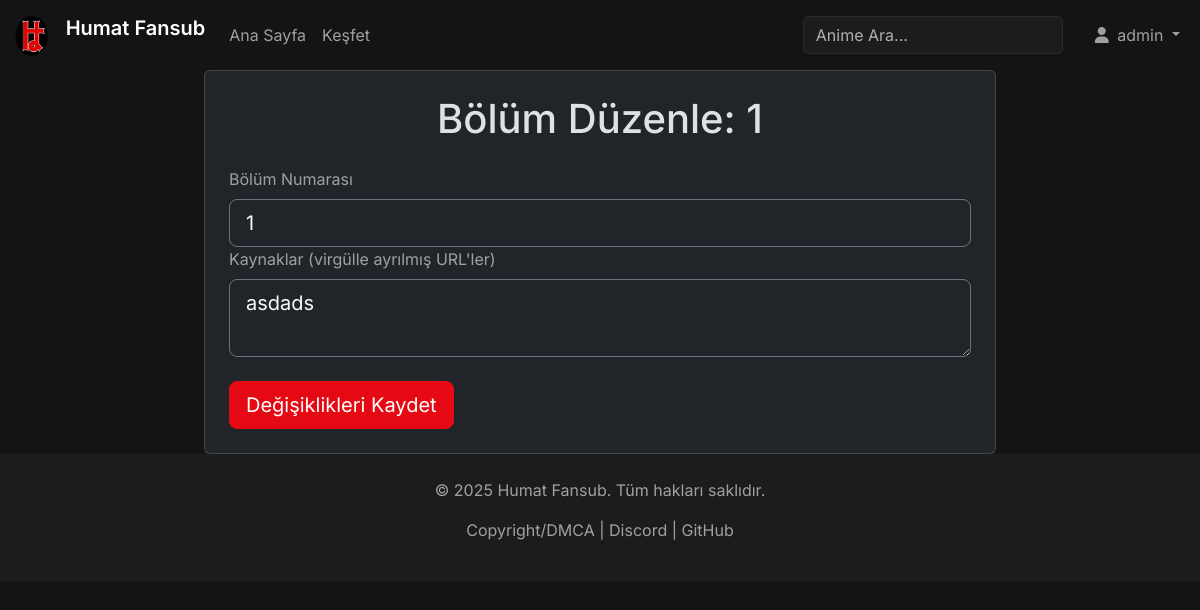
Screenshot of /edit_episode/1 (signed in) with the database file from the repository.
### models.py (models this page shows, shortened)
class User(db.Model):
    id = db.Column(db.Integer, primary_key=True)
    username = db.Column(db.String(80), unique=True, nullable=False)
    password = db.Column(db.String(200), nullable=False)
    can_delete = db.Column(db.Boolean, default=False)
    can_edit = db.Column(db.Boolean, default=False)
    can_add_user = db.Column(db.Boolean, default=False)
    logs = db.relationship('Log', backref='user', lazy=True)
    watchlist_animes = db.relationship('Anime', secondary=watchlist, lazy='subquery',
        backref=db.backref('watchlisted_by', lazy=True))
    ratings = db.relationship('Rating', backref='user', lazy=True)

class Episode(db.Model):
    id = db.Column(db.Integer, primary_key=True)
    number = db.Column(db.Integer, nullable=False)
    sources = db.Column(db.Text, nullable=False)
    anime_id = db.Column(db.Integer, db.ForeignKey('anime.id'), nullable=False)

### app.py (the view, shortened to what this page needs)
@app.route('/edit_episode/<int:episode_id>', methods=['GET', 'POST'])
@login_required
def edit_episode(episode_id):
    if not current_user.can_edit:
        flash('Bu işlemi gerçekleştirme yetkiniz yok.', 'danger')
        return redirect(url_for('anime', anime_id=Episode.query.get_or_404(episode_id).anime_id))
    episode = Episode.query.get_or_404(episode_id)
    form = EpisodeForm()
    form.number.data = episode.number
    form.sources.data = episode.sources
    return render_template('edit_episode.html', form=form, episode=episode)

### forms.py
class EpisodeForm(FlaskForm):
    number = StringField('Bölüm Numarası', validators=[DataRequired()])
    sources = TextAreaField("Kaynaklar (virgülle ayrılmış URL'ler)", validators=[DataRequired()])
    submit = SubmitField('Bölüm Ekle')

### app.py (called while the page is built)
@login_manager.user_loader
def load_user(user_id):
    return User.query.get(int(user_id))

### templates/edit_episode.html (shortened to what this page needs)
{% extends "base.html" %}
{% block content %}
<div class="row justify-content-center">
    <div class="col-md-8">
        <div class="card p-4">
            <h1 class="text-center mb-4">Bölüm Düzenle: {{ episode.number }}</h1>
            <form method="POST">
                <div class="form-group">
                    {{ form.number.label(class="form-label") }}
                    {{ form.number(class="form-control form-control-lg bg-dark text-light border-secondary", id="number") }}
                </div>
                <div class="form-group">
                    {{ form.sources.label(class="form-label") }}
                    {{ form.sources(class="form-control form-control-lg bg-dark text-light border-secondary", id="sources") }}
                </div>
                <div class="form-group mt-4">
                    <button type="submit" class="btn btn-primary btn-block btn-lg">Değişiklikleri Kaydet</button>
                </div>
            </form>
        </div>
    </div>
</div>
{% endblock %}

### templates/base.html (shortened to what this page needs)
<!DOCTYPE html>
<html lang="en" data-bs-theme="dark">
<head>
    <link href="https://cdn.jsdelivr.net/npm/bootstrap@5.3.3/dist/css/bootstrap.min.css" rel="stylesheet">
    <link rel="stylesheet" href="https://cdnjs.cloudflare.com/ajax/libs/font-awesome/6.5.2/css/all.min.css" />
    <link rel="stylesheet" href="{{ url_for('static', filename='css/custom.css') }}">
</head>
<body>
    <header>
        <nav class="navbar navbar-expand-lg fixed-top navbar-dark">
            <div class="container-fluid">
                <a class="navbar-brand" href="{{ url_for('index') }}">
                    <img src="{{ url_for('static', filename='images/logo.png') }}" alt="Logo" width="40" height="40" class="d-inline-block align-text-top">
                    <span class="ms-2">Humat Fansub</span>
                </a>
                <div class="collapse navbar-collapse" id="navbarNav">
                    <ul class="navbar-nav me-auto mb-2 mb-lg-0">
                        <li class="nav-item">
                            <a class="nav-link" href="{{ url_for('index') }}">Ana Sayfa</a>
                        </li>
                        <li class="nav-item">
                            <a class="nav-link" href="{{ url_for('animes') }}">Keşfet</a>
                        </li>
                    </ul>
                    <form class="d-flex me-3" action="{{ url_for('search') }}" method="GET">
                        <input class="form-control me-2" type="search" name="query" placeholder="Anime Ara..." aria-label="Search">
                    </form>
                    <ul class="navbar-nav">
                        {% if current_user.is_authenticated %}
                        <li class="nav-item dropdown">
                            <a class="nav-link dropdown-toggle" href="#" id="navbarDropdown" role="button" data-bs-toggle="dropdown" aria-expanded="false">
                                <i class="fas fa-user me-1"></i> {{ current_user.username }}
                            </a>
                        </li>
                        {% else %}
                        <li class="nav-item">
                            <a class="nav-link" href="{{ url_for('login') }}">Giriş Yap</a>
                        </li>
                        {% endif %}
                    </ul>
                </div>
            </div>
        </nav>
    </header>
    <main>
        {% block content %}{% endblock %}
    </main>
    <footer class="text-center py-4 mt-auto">
        <div class="container">
            <p>&copy; 2025 Humat Fansub. Tüm hakları saklıdır.</p>
            <p>
                <a href="{{ url_for('copyright') }}">Copyright/DMCA</a> |
                <a href="https://discord.gg/SaKSmuZkAf" target="_blank">Discord</a> |
                <a href="https://github.com/Berke-aras/AnimeFansub-Dizi-Film-Platformu" target="_blank">GitHub</a>
            </p>
        </div>
    </footer>
</body>
</html>

### static/css/custom.css (style rules this page uses)
:root { --primary-color: #e50914; --dark-color: #141414; --light-dark-color: #1c1c1c; --text-color: #f5f5f5; --text-muted-color: #a0a0a0; }
body { background-color: var(--dark-color); color: var(--text-color); font-family: 'Inter', sans-serif; padding-top: 70px; }
.navbar { background-color: rgba(20, 20, 20, 0.7); backdrop-filter: blur(10px); -webkit-backdrop-filter: blur(10px); transition: background-color 0.3s ease; }
.navbar-brand span { font-weight: 600; }
.nav-link { color: var(--text-muted-color); transition: color 0.3s ease; }
.btn-primary { background-color: var(--primary-color); border-color: var(--primary-color); }
.form-control { background-color: var(--light-dark-color); border-color: rgba(255, 255, 255, 0.1); color: var(--text-color); }
footer { background-color: var(--light-dark-color); color: var(--text-muted-color); }
footer a { color: var(--text-muted-color); text-decoration: none; transition: color 0.3s ease; }
.form-label { color: var(--text-muted-color); }

### rows the page displays
User: username "admin"
Episode: number "1", sources "asdads"
